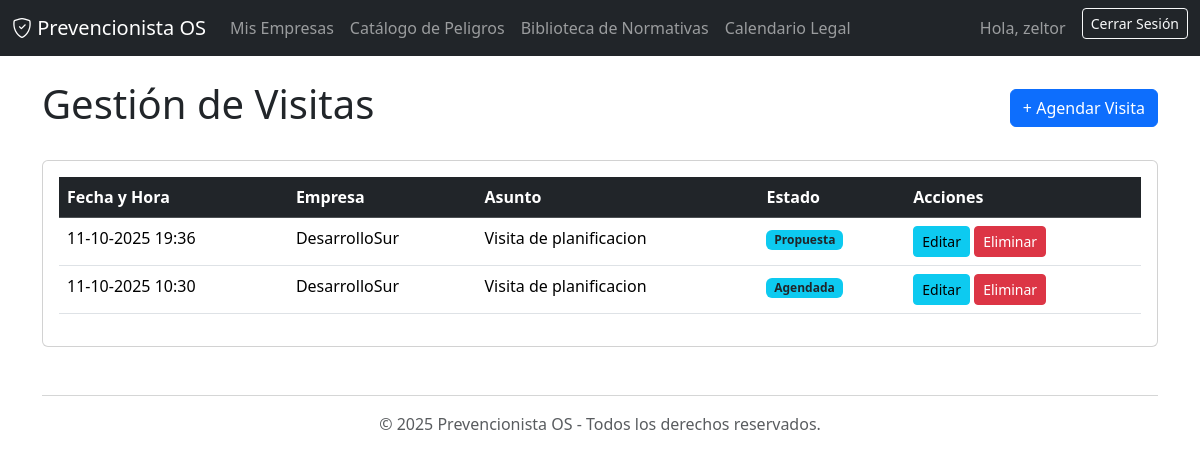
/visitas/ (signed in), run on the app's committed database.
### agenda/models.py (models this page shows, shortened)
class Visita(models.Model):
    ESTADO_CHOICES = [
        ('propuesta', 'Propuesta'),
        ('agendada', 'Agendada'),
        ('completada', 'Completada'),
        ('cancelada', 'Cancelada'),
    ]
    empresa = models.ForeignKey(Empresa, on_delete=models.CASCADE, related_name='visitas')
    asunto = models.CharField(max_length=255)
    descripcion = models.TextField(blank=True)
    fecha_hora = models.DateTimeField()
    estado = models.CharField(max_length=20, choices=ESTADO_CHOICES, default='propuesta')

### gestion_riesgos/models.py (models this page shows, shortened)
class Empresa(models.Model):
    prevencionista = models.ForeignKey(settings.AUTH_USER_MODEL, on_delete=models.CASCADE, related_name='empresas_gestionadas')
    razon_social = models.CharField(max_length=255)
    rut = models.CharField(max_length=12, unique=True, help_text="Ej: 76.123.456-7")
    direccion = models.CharField(max_length=255, blank=True)
    telefono = models.CharField(max_length=20, blank=True)
    fecha_creacion = models.DateTimeField(auto_now_add=True)

### agenda/views.py (the view)
# urls.py: path('visitas/', views.VisitaListView.as_view(), name='visita_list'),
class VisitaListView(LoginRequiredMixin, ListView):
    model = Visita
    template_name = 'agenda/visita_list.html' # Crearemos este template
    context_object_name = 'visitas'
    def get_queryset(self):
        return Visita.objects.filter(empresa__prevencionista=self.request.user).order_by('-fecha_hora')

### agenda/templates/agenda/visita_list.html (shortened to what this page needs)
{% extends 'base.html' %}
{% block content %}
<div class="d-flex justify-content-between align-items-center mb-4">
    <h1>Gestión de Visitas</h1>
    <a href="{% url 'visita_create' %}" class="btn btn-primary">+ Agendar Visita</a>
</div>
<div class="card">
    <div class="card-body">
        <table class="table table-hover">
            <thead class="table-dark">
                <tr>
                    <th>Fecha y Hora</th>
                    <th>Empresa</th>
                    <th>Asunto</th>
                    <th>Estado</th>
                    <th>Acciones</th>
                </tr>
            </thead>
            <tbody>
                {% for visita in visitas %}
                <tr>
                    <td>{{ visita.fecha_hora|date:"d-m-Y H:i" }}</td>
                    <td>{{ visita.empresa.razon_social }}</td>
                    <td>{{ visita.asunto }}</td>
                    <td><span class="badge bg-info text-dark">{{ visita.get_estado_display }}</span></td>
                    <td>
                        <a href="{% url 'visita_update' visita.pk %}" class="btn btn-sm btn-info">Editar</a>
                        <a href="{% url 'visita_delete' visita.pk %}" class="btn btn-sm btn-danger">Eliminar</a>
                    </td>
                </tr>
                {% empty %}
                <tr>
                    <td colspan="5" class="text-center">No hay visitas agendadas.</td>
                </tr>
                {% endfor %}
            </tbody>
        </table>
    </div>
</div>
{% endblock %}

### gestion_riesgos/templates/base.html (shortened to what this page needs)
<!DOCTYPE html>
<html lang="es">
<head>
    <link href="https://cdn.jsdelivr.net/npm/bootstrap@5.3.3/dist/css/bootstrap.min.css" rel="stylesheet">
    <link rel="stylesheet" href="https://cdn.jsdelivr.net/npm/bootstrap-icons@1.11.3/font/bootstrap-icons.min.css">
</head>
<body>
    <nav class="navbar navbar-expand-lg navbar-dark bg-dark">
        <div class="container-fluid">
            <a class="navbar-brand" href="{% url 'dashboard' %}">
                <i class="bi bi-shield-check"></i> Prevencionista OS
            </a>
            <div class="collapse navbar-collapse" id="navbarNav">
                {% if user.is_authenticated %}
                <ul class="navbar-nav me-auto mb-2 mb-lg-0">
                    <li class="nav-item">
                        <a class="nav-link" href="{% url 'empresa_list' %}">Mis Empresas</a>
                    </li>
                    <li class="nav-item">
                        <a class="nav-link" href="{% url 'peligro_list' %}">Catálogo de Peligros</a>
                    </li>
                    <li class="nav-item">
                        <a class="nav-link" href="{% url 'normativa_list' %}">Biblioteca de Normativas</a>
                    </li>
                    <li class="nav-item">
                        <a class="nav-link" href="{% url 'calendario_legal' %}">Calendario Legal</a>
                    </li>
                </ul>
                {% endif %}
                <div class="d-flex ms-auto">
                    {% if user.is_authenticated %}
                        <span class="navbar-text me-3">
                            Hola, {{ user.first_name|default:user.username }}
                        </span>
                        <form action="{% url 'logout' %}" method="post">
                            <button type="submit" class="btn btn-outline-light btn-sm">Cerrar Sesión</button>
                        </form>
                    {% else %}
                        <a href="{% url 'login' %}" class="btn btn-primary">Iniciar Sesión</a>
                    {% endif %}
                </div>
            </div>
        </div>
    </nav>
    <main class="container mt-4">
        {% block content %}{% endblock %}
    </main>
    <footer class="container text-center mt-5 mb-3 text-muted">
        <hr>
        <p>&copy; {% now "Y" %} Prevencionista OS - Todos los derechos reservados.</p>
    </footer>
</body>
</html>

### data on the page
Visita: fecha_hora "11-10-2025 19:36", empresa.razon_social "DesarrolloSur", asunto "Visita de planificacion", estado "Propuesta"
Visita: fecha_hora "11-10-2025 10:30", empresa.razon_social "DesarrolloSur", asunto "Visita de planificacion", estado "Agendada"

### other printed values
{{ user.first_name|default:user.username }} "zeltor"
